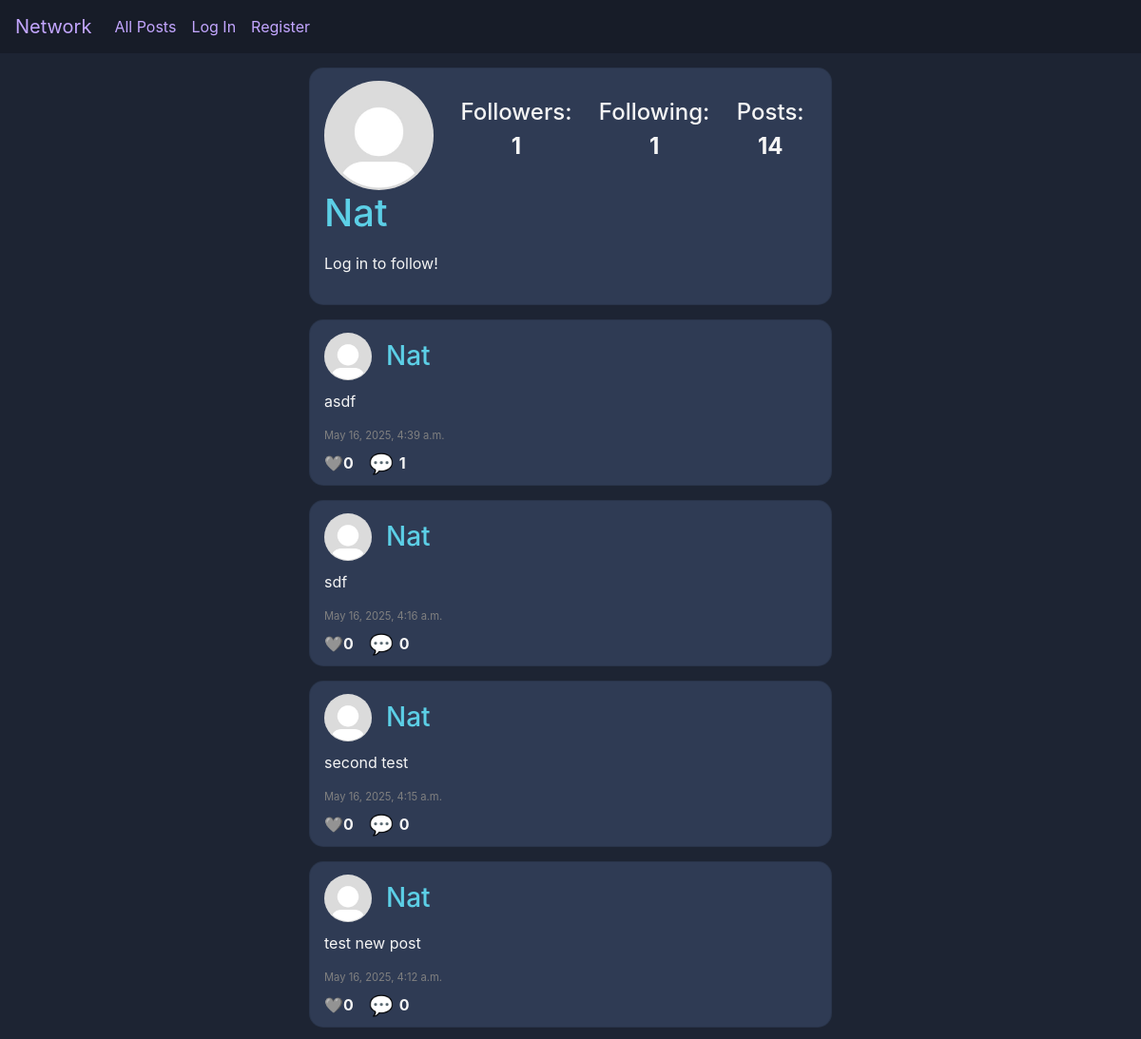
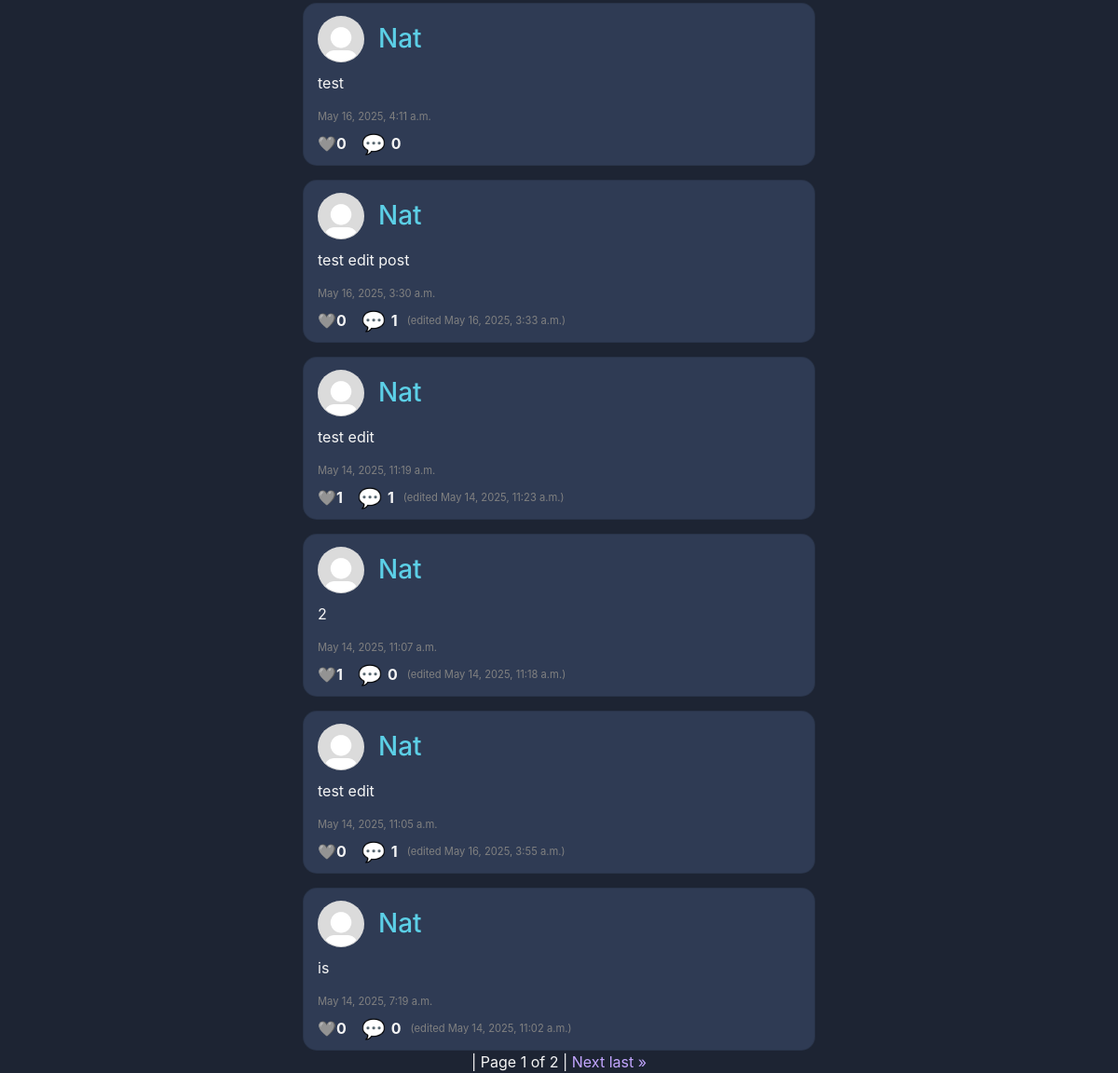
The page /profile/Nat/ on the database its author committed (2 pictures, top to bottom).
### network/models.py (models this page shows)
class User(AbstractUser):
    pass

class Profile(models.Model):
    user = models.OneToOneField(User, on_delete=models.CASCADE)
    following = models.ManyToManyField("self", symmetrical=False, blank=True, related_name="followers")
    saved_posts = models.ManyToManyField("Post", blank=True, related_name="saved_by_profiles")
    profile_picture = models.ImageField(upload_to='profile_pics/', blank=True, null=True) # TODO
    profile_picture_url = models.URLField(blank=True, null=True) # TODO
    bio = models.CharField(max_length=512, null=True, blank=True) # TODO
    @property
    def following_count(self):
        return self.following.count()
    @property
    def follower_count(self):
        return self.followers.count()
    @property
    def post_count(self):
        return self.posts.count()
    @property
    def display_picture(self):
        if self.profile_picture:
            return self.profile_picture.url
        elif self.profile_picture_url:
            return self.profile_picture_url
        return '/static/images/default_pic.jpg' # Default if user has not uploaded a picture

class Post(models.Model):
    profile = models.ForeignKey("Profile", on_delete=models.CASCADE, related_name="posts")
    content = models.TextField(blank=False, null=False)
    likes = models.ManyToManyField("Profile", blank=True, related_name="liked_posts")
    timestamp = models.DateTimeField(auto_now_add=True)
    edited_timestamp = models.DateTimeField(auto_now_add=False, null=True) # TODO
    @property
    def like_count(self):
        return self.likes.count()
    @property
    def comment_count(self):
        return self.comment_set.count()

### network/views.py (the view)
# urls.py: path("profile/<str:username>/", views.profile, name="profile"),
def profile(request, username):
    try:
        user_obj = User.objects.get(username=username)
    except User.DoesNotExist:
        pass # TODO render error page
    is_following = None # Handle anonymous users
    if request.user.is_authenticated:
        is_following = user_obj.profile in request.user.profile.following.all()
    return post_paginator(
        request,
        query=user_obj.profile.posts.select_related("profile").order_by("-timestamp"),
        template="network/profile.html",
        title=f"{user_obj.username}'s Profile",
        user_obj=user_obj,
        is_following=is_following
        )

### network/models.py (called while the page is built)
    @property
    def reply_count(self):
        return self.replies.count()

    @property
    def like_count(self):
        return self.likes.count()

### network/views.py (called while the page is built)
def post_paginator(request, query, template, title, **kwargs):
    paginator = Paginator(query, 10)
    page_number = request.GET.get("page")
    page_obj = paginator.get_page(page_number)
    return render(request, template, {
        "page_obj": page_obj,
        "title": title,
        **kwargs # Optional context arguments
    })

### network/templates/network/profile.html (shortened to what this page needs)
{% extends "network/layout.html" %}
{% load static %}
{% block body %}
    <div class="card profile-card">
        <div class="flex">
            <div class="profile-header">
                <img src="{{ user_obj.profile.display_picture }}" class="profile-picture-base picture-large" alt="Profile picture for {{ user_obj.profile.username }}">
                <div>
                    <h1 class="profile-header-txt">{{ user_obj.username }}</h1>
                </div>
            </div>
            <div class="counts">
                <div>
                    <p>Followers:</p>
                    <strong id="follower-count">{{ user_obj.profile.follower_count }}</strong>
                </div>
                <div>
                    <p>Following: </p>
                    <strong id="following-count">{{ user_obj.profile.following_count }}</strong>
                </div>
                <div>
                    <p>Posts: </p>
                    <strong id="post-count">{{ user_obj.profile.post_count }}</strong>
                </div>
            </div>
        </div>
        <div class="bio">
        </div>
        <div class="interact-div">
            {% if user.is_authenticated %}
                {% if user_obj.username != user.username %}
                    <button class="btn-base {% if is_following %}cancel-btn{% else %}submit-btn{% endif %}"
                        id="toggle-follow-btn"
                        data-username="{{ user_obj.username }}"
                        data-isfollowing="{% if is_following %}true{% else %}false{% endif %}">
                        {% if is_following %}Unfollow{% else %}Follow{% endif %}</button>
                {% elif user_obj.username == user.username %}
                    <a class="edit-btn" href="{% url 'profile_setup' %}">Edit profile</a>
                {% endif %}
            {% else %}
                <p class="alert-div">Log in to follow!</p>
            {% endif %}
        </div>
    </div>
    {% include "network/partials/load_posts.html" with page_obj=page_obj %}
{% endblock %}

### network/templates/network/layout.html (shortened to what this page needs)
{% load static %}
<!DOCTYPE html>
<html lang="en">
    <head>
        <link rel="stylesheet" href="https://stackpath.bootstrapcdn.com/bootstrap/4.4.1/css/bootstrap.min.css">
        <link href="{% static 'network/styles.css' %}" rel="stylesheet">
    </head>
    <body>
        <nav class="navbar navbar-expand-lg nav">
            <a class="navbar-brand" href="#">Network</a>
            <div>
              <ul class="navbar-nav mr-auto">
                <li class="nav-item">
                  <a class="nav-link" href="{% url 'index' %}">All Posts</a>
                </li>
                {% if user.is_authenticated %}
                    <li class="nav-item">
                        <a class="nav-link" href="{% url 'following_posts' %}">Following</a>
                    </li>
                    <li class="nav-item">
                        <a class="nav-link" href="{% url 'logout' %}">Log Out</a>
                    </li>
                {% else %}
                    <li class="nav-item">
                        <a class="nav-link" href="{% url 'login' %}">Log In</a>
                    </li>
                    <li class="nav-item">
                        <a class="nav-link" href="{% url 'register' %}">Register</a>
                    </li>
                {% endif %}
              </ul>
            </div>
          </nav>
        <div class="body">
            {% block body %}
            {% endblock %}
        </div>
    </body>
</html>

### network/templates/network/partials/load_posts.html (shortened to what this page needs)
<div class="posts-div">
    {% for post in page_obj %}
        <div class="post-div card">
            <div class="post-card-header">
                <img src="{{ post.profile.display_picture }}" class="profile-picture-base picture-small" alt="Profile picture for {{ post.profile.username }}">
                <h3><a class="header-txt" href="{% url 'profile' username=post.profile.user.username %}">{{ post.profile.user.username }}</a></h3>
            </div>
            <div class="post-text-div">
                <p class="post-text">{{ post.content }}</p>
            </div>
            <p class="timestamp-txt">{{ post.timestamp }}</p>
            <div class="interact-div">
                {% if user.is_authenticated %}
                    <button class="post-like-btn post-interact-btn" data-id="{{ post.id }}"
                    data-liked="{% if user.profile in post.likes.all %}true{% else %}false{% endif %}">❤️</button>
                {% else %}
                    🩶
                {% endif %}
                <strong class="like-count count">{{ post.like_count }}</strong>
                <button class="comment-btn post-interact-btn">💬</button>
                <strong class="comment-count count">{{ post.comment_count }}</strong>
                <p class="edited-timestamp-txt timestamp-txt">
                    {% if post.edited_timestamp %}
                        (edited {{ post.edited_timestamp }})
                    {% endif %}
                </p>
            </div>
        </div>
    {% endfor %}
</div>
<div class="paginator">
    <span>
            <span class="current">
               | Page {{ page_obj.number }} of {{ page_obj.paginator.num_pages }} |
            </span>
        {% if page_obj.has_next %}
            <a href="?page={{ page_obj.next_page_number }}">Next</a>
            <a href="?page={{ page_obj.paginator.num_pages }}">last &raquo;</a>
        {% endif %}
    </span>
</div>

### network/static/network/styles.css (style rules this page uses)
:root { --primary: #5ccfe6; --secondary: #c3a6ff; --background: #1d2433; --light-background: #2f3b54; --dark-background: #171c28; --submit-btn: #bae67e; --cancel-btn: #ff903c; }
* { margin: 0; box-sizing: border-box; }
a { color: var(--secondary); }
.nav { background-color: #171c28; }
.body { background-color: var(--background); color: whitesmoke; display: flex; flex-direction: column; align-items: center; min-height: 100vh; }
.post-card-header { display: flex; gap: 15px; align-items: center; margin: 0 0 10px 0; }
.header-txt { align-self: flex-start; width: 550px; color: var(--primary); }
h3 { position: relative; top: 9px; }
.profile-header-txt { white-space: nowrap; overflow: visible; color: var(--primary); }
.card { border-radius: 15px; width: 550px; margin-top: 15px; padding: 3px 0 1px 15px; background-color: var(--light-background); }
.profile-card { min-height: 250px; }
.profile-header { align-items: center; }
.profile-picture-base { border-radius: 100px; margin: 10px 0px 0px 0px; }
.picture-large { height: 115px; width: 115px; }
.picture-small { height: 50px; width: 50px; }
.counts { display: flex; justify-content: space-evenly; text-align: center; flex-grow: 1; font-size: 1.5rem; }
.counts p { margin: 25px 0 0 0; font-weight: 500; }
.bio { padding: 5px 5px 0px 5px; margin: 0px; overflow-y: auto; word-wrap: break-word; }
.posts-div { flex-grow: 1; }
.post-interact-btn { border: none; background-color: inherit; font-size: 1.3rem; }
.interact-div { width: 100%; display: inline-flex; align-items: center; margin: 4px 0px 5px 0px; }
.count { margin-right: 10px; }
.timestamp-txt { font-size: 0.7rem; color: grey; margin: 0; }
.flex { display: flex; }

### rows shown on the page
User: username "Nat", profile.follower_count "1", profile.following_count "1", profile.post_count "14"
Post: profile.user.username "Nat", content "asdf", timestamp "May 16, 2025, 4:39 a.m.", like_count "0", comment_count "1"
Post: profile.user.username "Nat", content "sdf", timestamp "May 16, 2025, 4:16 a.m.", like_count "0", comment_count "0"
Post: profile.user.username "Nat", content "second test", timestamp "May 16, 2025, 4:15 a.m.", like_count "0", comment_count "0"
Post: profile.user.username "Nat", content "test new post", timestamp "May 16, 2025, 4:12 a.m.", like_count "0", comment_count "0"
Post: profile.user.username "Nat", content "test", timestamp "May 16, 2025, 4:11 a.m.", like_count "0", comment_count "0"
Post: profile.user.username "Nat", content "test edit post", timestamp "May 16, 2025, 3:30 a.m.", like_count "0", comment_count "1", edited_timestamp "May 16, 2025, 3:33 a.m."
Post: profile.user.username "Nat", content "test edit", timestamp "May 14, 2025, 11:19 a.m.", like_count "1", comment_count "1", edited_timestamp "May 14, 2025, 11:23 a.m."
Post: profile.user.username "Nat", content "2", timestamp "May 14, 2025, 11:07 a.m.", like_count "1", comment_count "0", edited_timestamp "May 14, 2025, 11:18 a.m."
Post: profile.user.username "Nat", content "test edit", timestamp "May 14, 2025, 11:05 a.m.", like_count "0", comment_count "1", edited_timestamp "May 16, 2025, 3:55 a.m."
Post: profile.user.username "Nat", content "is", timestamp "May 14, 2025, 7:19 a.m.", like_count "0", comment_count "0", edited_timestamp "May 14, 2025, 11:02 a.m."

### other values the page prints
{{ page_obj.number }} "1"
{{ page_obj.paginator.num_pages }} "2"
